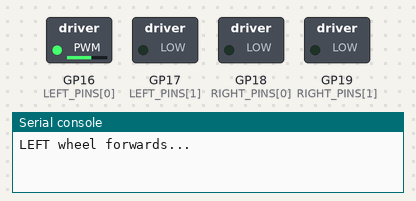
A program run on a simulated Raspberry Pi Pico running MicroPython. On the bench: switched loads named in the program (green lamp = pin HIGH), the last lines printed to the serial console. At 3.0 s the program stops and its outputs stay as they are.

Above: at 0.1 s.
At 2.1 s:
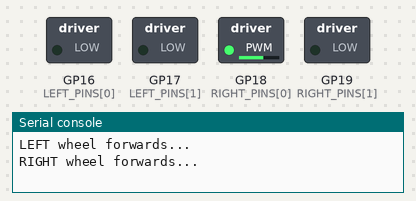
At 3.1 s:
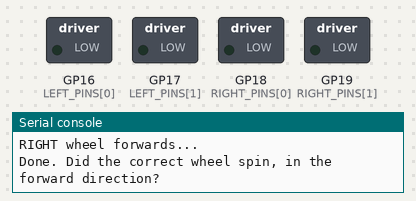
Timing chart, 0 to 4.5 s (numbered marks = the images above):
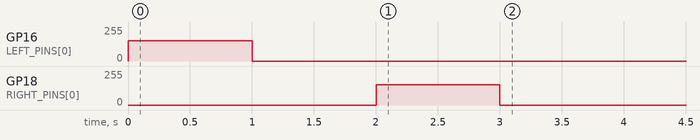

Measured:
- by itself, GP16 (LEFT_PINS[0]): 0/255 → 153/255 at 0.00 s, → 0/255 1.0 s later
- by itself, GP18 (RIGHT_PINS[0]): 0/255 → 153/255 at 2.0 s, → 0/255 1.0 s later

The program:

wheel_test.py
```python
# First power-on test: spin each wheel forwards for 1 second.
# Lift the robot so its wheels are off the ground before running this!
import time
from machine import Pin, PWM

LEFT_PINS = (16, 17)    # DRV8833 AIN1, AIN2
RIGHT_PINS = (18, 19)   # DRV8833 BIN1, BIN2
TEST_POWER = 60         # percent

left_a = PWM(Pin(LEFT_PINS[0]), freq=20_000, duty_u16=0)
left_b = PWM(Pin(LEFT_PINS[1]), freq=20_000, duty_u16=0)
right_a = PWM(Pin(RIGHT_PINS[0]), freq=20_000, duty_u16=0)
right_b = PWM(Pin(RIGHT_PINS[1]), freq=20_000, duty_u16=0)

duty = int(TEST_POWER * 65535 / 100)

print("LEFT wheel forwards...")
left_a.duty_u16(duty)
time.sleep(1)
left_a.duty_u16(0)
time.sleep(1)

print("RIGHT wheel forwards...")
right_a.duty_u16(duty)
time.sleep(1)
right_a.duty_u16(0)

print("Done. Did the correct wheel spin, in the forward direction?")
```
